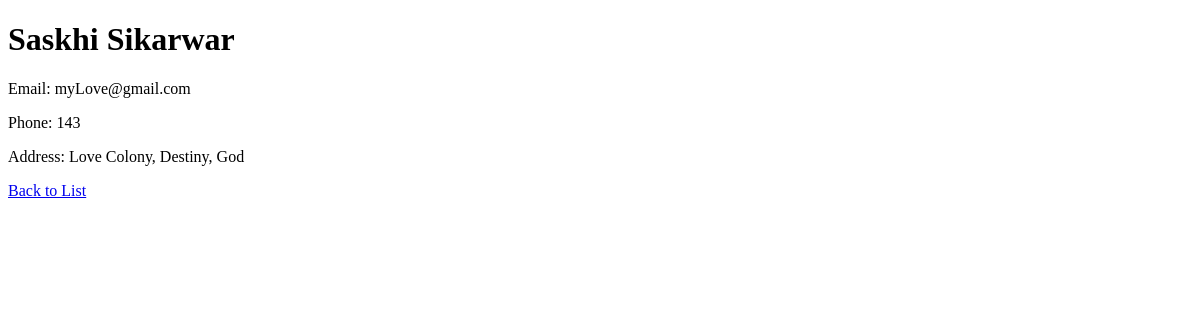
The page /4/ on the database as committed earlier.
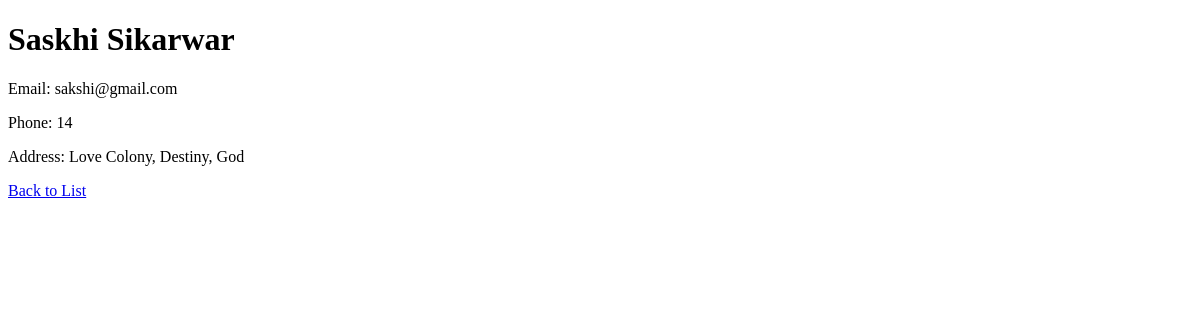
The same page on the database as committed later.
### contacts/models.py (models this page shows, shortened)
class Contacts(models.Model):
    name = models.CharField(max_length=100)
    email = models.EmailField(unique=True)
    phone = models.CharField(max_length=15)
    address = models.TextField(blank=True)

### contacts/views.py (the view)
# urls.py: path('<int:pk>/', views.contact_detail, name='contact_detail'),
def contact_detail(request,pk):
    contact = get_object_or_404(Contacts,pk=pk)
    return render(request,'contacts/contact_detail.html',{'contact': contact})

### contacts/templates/contacts/contact_detail.html (shortened to what this page needs)
<!DOCTYPE html>
<html>
<head>
</head>
<body>
    <h1>{{ contact.name }}</h1>
    <p>Email: {{ contact.email }}</p>
    <p>Phone: {{ contact.phone }}</p>
    <p>Address: {{ contact.address }}</p>
    <a href="/">Back to List</a>
</body>
</html>

Rows that differ between the two databases and show on the page:
changed Contacts "Saskhi Sikarwar": email "myLove@gmail.com" → "sakshi@gmail.com"; phone "143" → "14"
